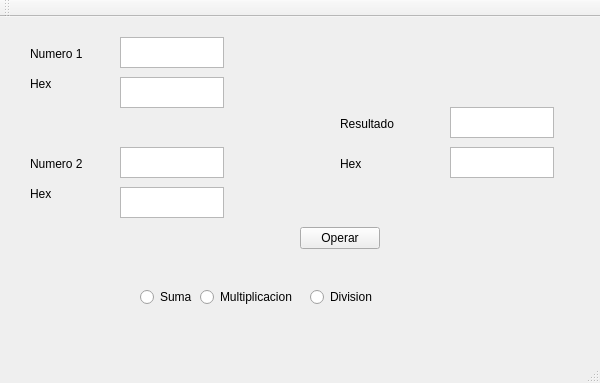
<?xml version="1.0" encoding="UTF-8"?>
<ui version="4.0">
 <class>MainWindow</class>
 <widget class="QMainWindow" name="MainWindow">
  <property name="geometry">
   <rect>
    <x>0</x>
    <y>0</y>
    <width>600</width>
    <height>383</height>
   </rect>
  </property>
  <property name="windowTitle">
   <string>MainWindow</string>
  </property>
  <widget class="QWidget" name="centralWidget">
   <widget class="QLabel" name="label">
    <property name="geometry">
     <rect>
      <x>30</x>
      <y>30</y>
      <width>59</width>
      <height>14</height>
     </rect>
    </property>
    <property name="text">
     <string>Numero 1</string>
    </property>
   </widget>
   <widget class="QLabel" name="label_2">
    <property name="geometry">
     <rect>
      <x>30</x>
      <y>140</y>
      <width>59</width>
      <height>14</height>
     </rect>
    </property>
    <property name="text">
     <string>Numero 2</string>
    </property>
   </widget>
   <widget class="QLabel" name="label_3">
    <property name="geometry">
     <rect>
      <x>30</x>
      <y>60</y>
      <width>59</width>
      <height>14</height>
     </rect>
    </property>
    <property name="text">
     <string>Hex</string>
    </property>
   </widget>
   <widget class="QLabel" name="label_4">
    <property name="geometry">
     <rect>
      <x>30</x>
      <y>170</y>
      <width>59</width>
      <height>14</height>
     </rect>
    </property>
    <property name="text">
     <string>Hex</string>
    </property>
   </widget>
   <widget class="QRadioButton" name="sumaButton">
    <property name="geometry">
     <rect>
      <x>140</x>
      <y>270</y>
      <width>100</width>
      <height>20</height>
     </rect>
    </property>
    <property name="text">
     <string>Suma</string>
    </property>
   </widget>
   <widget class="QRadioButton" name="multiButton">
    <property name="geometry">
     <rect>
      <x>200</x>
      <y>270</y>
      <width>111</width>
      <height>20</height>
     </rect>
    </property>
    <property name="text">
     <string>Multiplicacion</string>
    </property>
   </widget>
   <widget class="QRadioButton" name="divButton">
    <property name="geometry">
     <rect>
      <x>310</x>
      <y>270</y>
      <width>100</width>
      <height>20</height>
     </rect>
    </property>
    <property name="text">
     <string>Division</string>
    </property>
   </widget>
   <widget class="QTextEdit" name="txtn1">
    <property name="geometry">
     <rect>
      <x>120</x>
      <y>20</y>
      <width>104</width>
      <height>31</height>
     </rect>
    </property>
   </widget>
   <widget class="QTextEdit" name="textEdit_2">
    <property name="geometry">
     <rect>
      <x>120</x>
      <y>60</y>
      <width>104</width>
      <height>31</height>
     </rect>
    </property>
   </widget>
   <widget class="QTextEdit" name="txtn2">
    <property name="geometry">
     <rect>
      <x>120</x>
      <y>130</y>
      <width>104</width>
      <height>31</height>
     </rect>
    </property>
   </widget>
   <widget class="QTextEdit" name="textEdit_4">
    <property name="geometry">
     <rect>
      <x>120</x>
      <y>170</y>
      <width>104</width>
      <height>31</height>
     </rect>
    </property>
   </widget>
   <widget class="QTextEdit" name="txtresult">
    <property name="geometry">
     <rect>
      <x>450</x>
      <y>90</y>
      <width>104</width>
      <height>31</height>
     </rect>
    </property>
   </widget>
   <widget class="QTextEdit" name="textEdit_8">
    <property name="geometry">
     <rect>
      <x>450</x>
      <y>130</y>
      <width>104</width>
      <height>31</height>
     </rect>
    </property>
   </widget>
   <widget class="QLabel" name="label_5">
    <property name="geometry">
     <rect>
      <x>340</x>
      <y>100</y>
      <width>59</width>
      <height>14</height>
     </rect>
    </property>
    <property name="text">
     <string>Resultado</string>
    </property>
   </widget>
   <widget class="QLabel" name="label_6">
    <property name="geometry">
     <rect>
      <x>340</x>
      <y>140</y>
      <width>59</width>
      <height>14</height>
     </rect>
    </property>
    <property name="text">
     <string>Hex</string>
    </property>
   </widget>
   <widget class="QPushButton" name="pushButton">
    <property name="geometry">
     <rect>
      <x>300</x>
      <y>210</y>
      <width>80</width>
      <height>22</height>
     </rect>
    </property>
    <property name="text">
     <string>Operar</string>
    </property>
   </widget>
  </widget>
  <widget class="QMenuBar" name="menuBar">
   <property name="geometry">
    <rect>
     <x>0</x>
     <y>0</y>
     <width>600</width>
     <height>19</height>
    </rect>
   </property>
  </widget>
  <widget class="QToolBar" name="mainToolBar">
   <attribute name="toolBarArea">
    <enum>TopToolBarArea</enum>
   </attribute>
   <attribute name="toolBarBreak">
    <bool>false</bool>
   </attribute>
  </widget>
  <widget class="QStatusBar" name="statusBar"/>
 </widget>
 <layoutdefault spacing="6" margin="11"/>
 <resources/>
 <connections/>
</ui>
